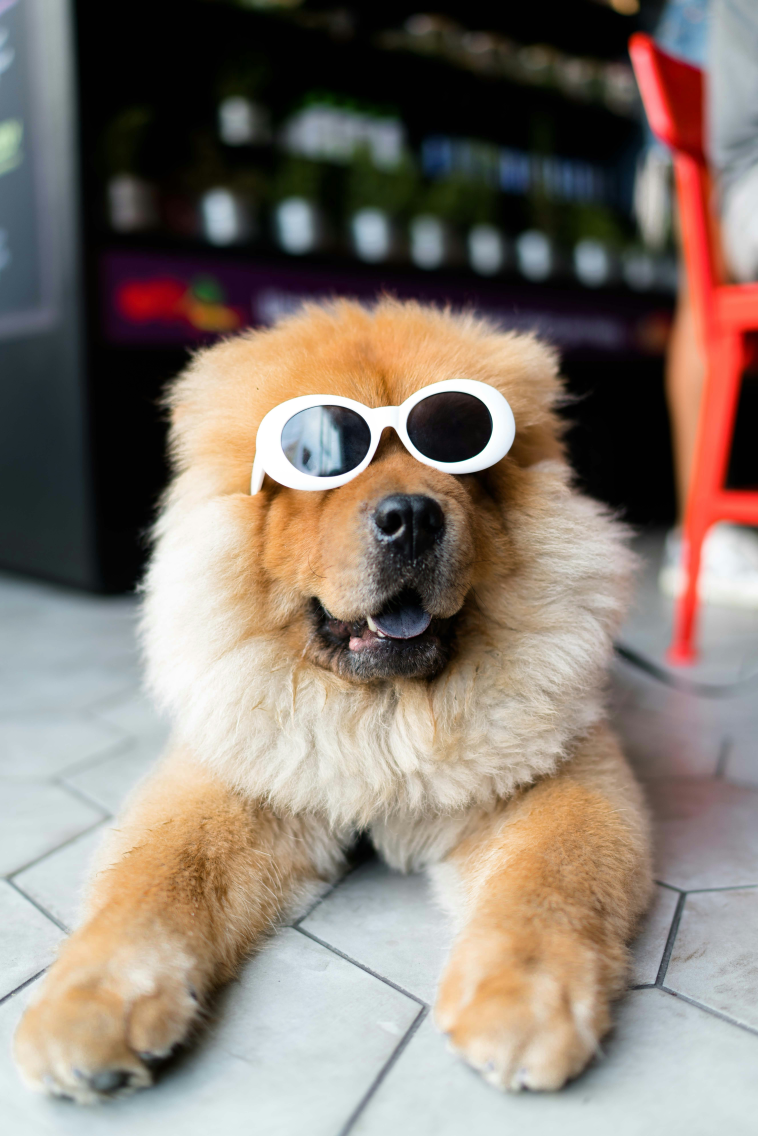
#> input picture phase 2/session 3/dog.jpg, 5304 x 7952 px (shown at 1/7 size)
$ python 'subtask 1.py'
#> lines starting #> are read from the running program, lines starting #| are printed output that depends on the picture
import numpy as np
import matplotlib.pyplot as plt
import cv2


def convolve(image,kernel):
    k_rows, k_columns = kernel.shape
    kernel =np.flipud(np.fliplr(kernel))

    i_rows,i_columns=image.shape
    pad_h=k_rows//2
    pad_v=k_columns//2
    padded=np.pad(image,((pad_h,pad_h),(pad_v,pad_v)),mode="constant",constant_values=0)

    output_image=np.zeros_like(image,dtype=float)
    for i in range(i_rows):
        for j in range(i_columns):
            region=padded[i:i+k_rows,j:j+k_columns]
            output_image[i,j]=np.sum(region*kernel)
    output_image= np.clip(output_image, 0, 255).astype(np.uint8)
    return output_image

image_path=input("enter the image path:")
#> the answer given: dog.jpg
image=cv2.imread(image_path,cv2.IMREAD_GRAYSCALE)
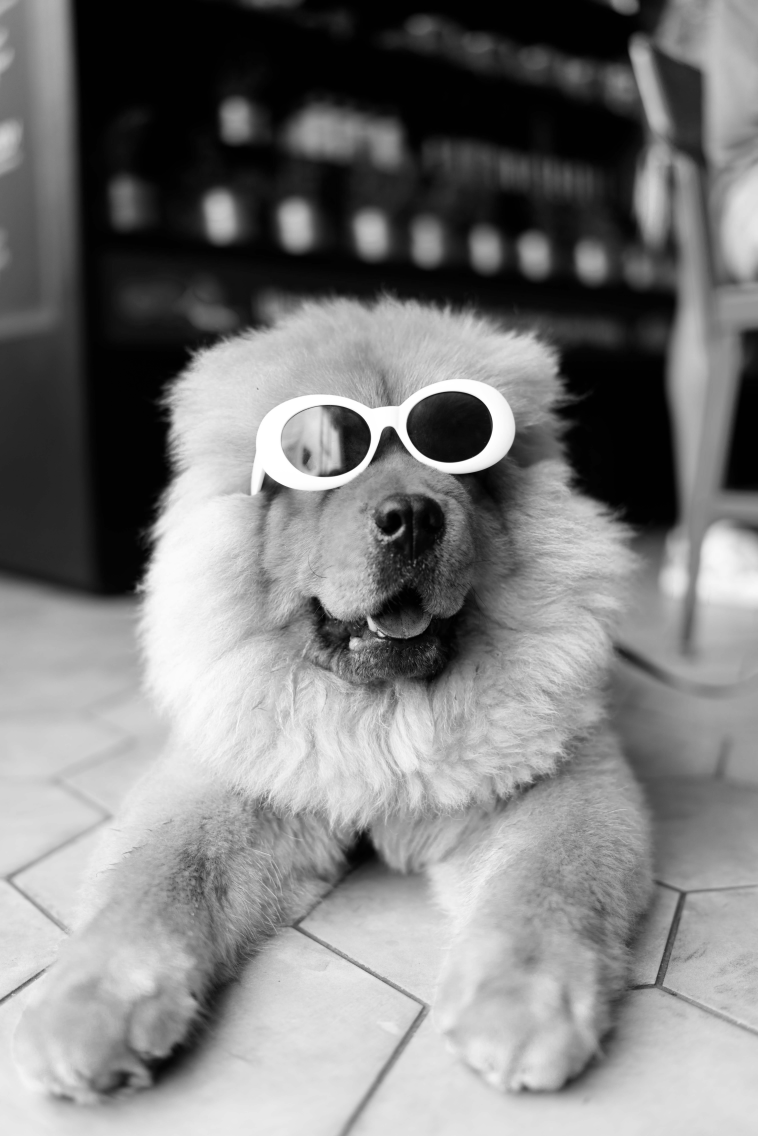
#> image: shape (7952, 5304) (shown at 1/7 size); min 0, max 255, mean 125.7

image=cv2.resize(image, (800, 600))
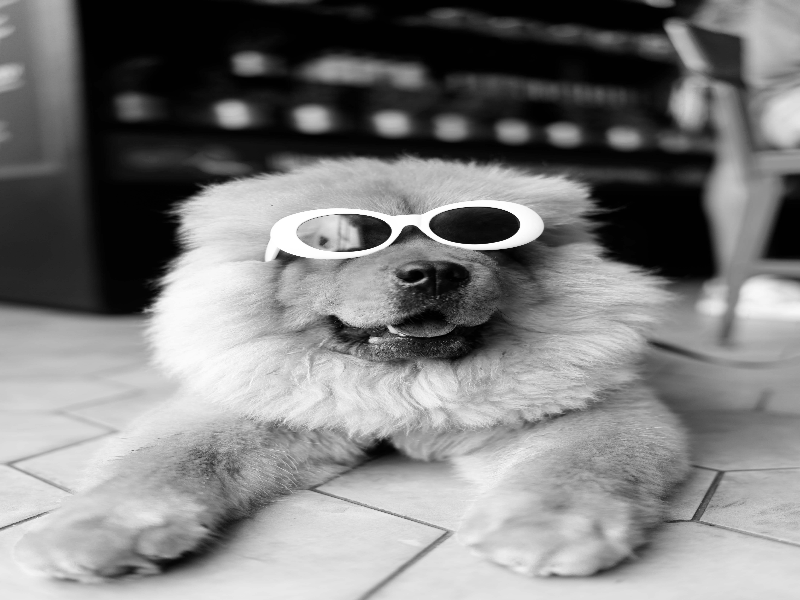
#> image: shape (600, 800); min 0, max 255, mean 125.6


if image is None:
    print("Error couldn't load an image")


#test
img = image
gaussian_filtered = cv2.GaussianBlur(img, (5, 5), 1)
median_filtered = cv2.medianBlur(img, 5)

fig, axes = plt.subplots(2, 3, figsize=(8, 8))
axes[0, 0].imshow(img,cmap='gray')
axes[0, 0].set_title('Original Image')
axes[0, 0].axis('off')
axes[0, 1].imshow(convolve(img, np.ones((5, 5)) / 25),cmap='gray')
#> in convolve, `kernel =np.flipud(np.fliplr(kernel))`: kernel = [[0.04, 0.04, 0.04, 0.04, 0.04], [0.04, 0.04, 0.04, 0.04, 0.04], [0.04, 0.04, 0.04, 0.04, 0.04], [0.04, 0.04, 0.04, 0.04, 0.04], [0.04, 0.04, 0.04, 0.04, 0.04]]
#> in convolve, `padded=np.pad(image,((pad_h,pad_h),(pad_v,pad_v)),mode="constant",cons..`:
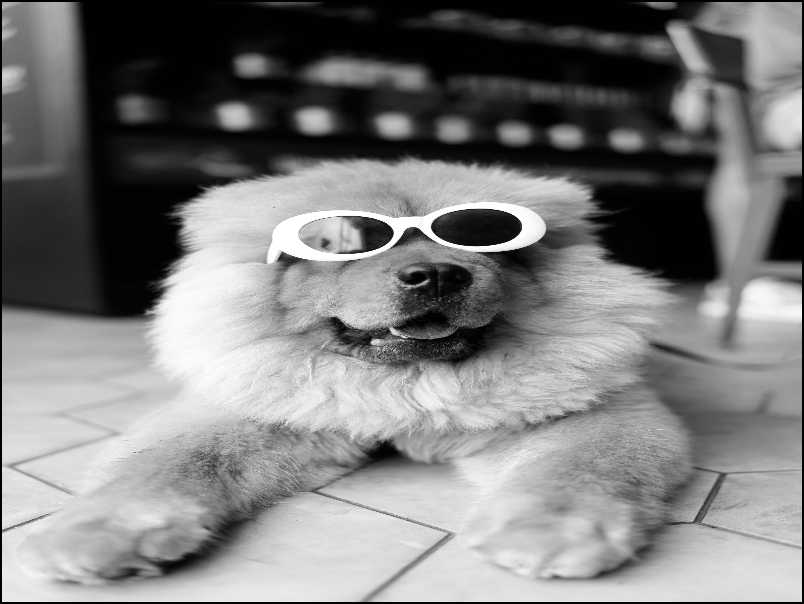
#> padded: shape (604, 804); min 0, max 255, mean 124.2
axes[0, 1].set_title('Box Filter')
axes[0, 1].axis('off')

axes[1, 0].imshow(convolve(img, np.array([[-1, 0, 1], [-2, 0, 2], [-1, 0, 1]])),cmap='gray'
)
#> in convolve (call 2), `kernel =np.flipud(np.fliplr(kernel))`: kernel = [[1, 0, -1], [2, 0, -2], [1, 0, -1]]
#> after the loop in convolve (call 2), `for i in range(i_rows):`:
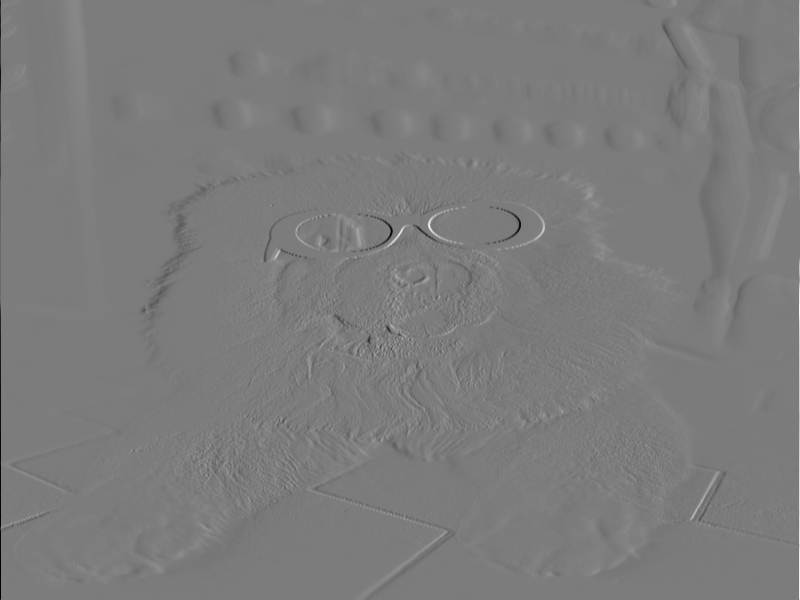
#> output_image: shape (600, 800) float64; min -940, max 988, mean 0; drawn with min black and max white
#> in convolve (call 2), `output_image= np.clip(output_image, 0, 255).astype(np.uint8)`:
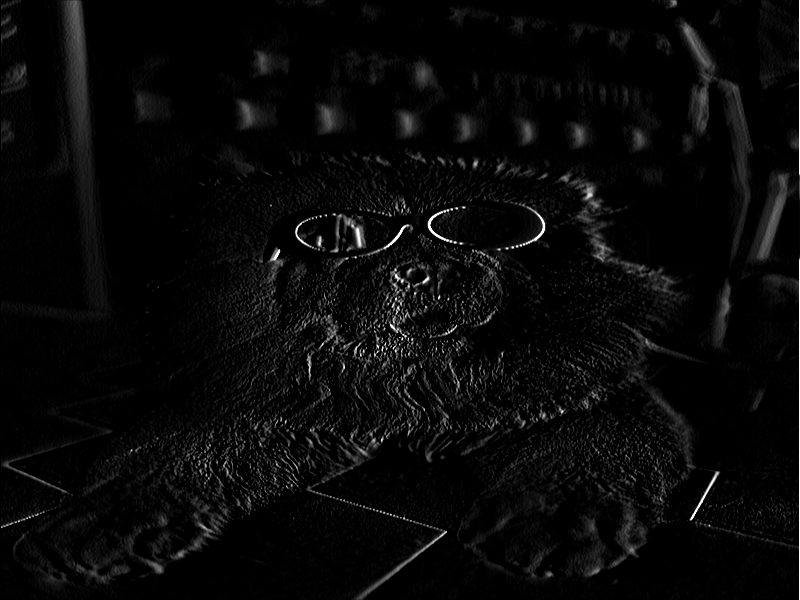
#> output_image: shape (600, 800); min 0, max 255, mean 8.6
axes[1, 0].set_title('Horizontal Sobel Filter')
axes[1, 0].axis('off')

axes[1, 1].imshow(convolve(img, np.array([[-1, -2, -1], [0, 0, 0], [1, 2, 1]])),cmap='gray'
)
#> in convolve (call 3), `kernel =np.flipud(np.fliplr(kernel))`: kernel = [[1, 2, 1], [0, 0, 0], [-1, -2, -1]]
#> after the loop in convolve (call 3), `for i in range(i_rows):`:
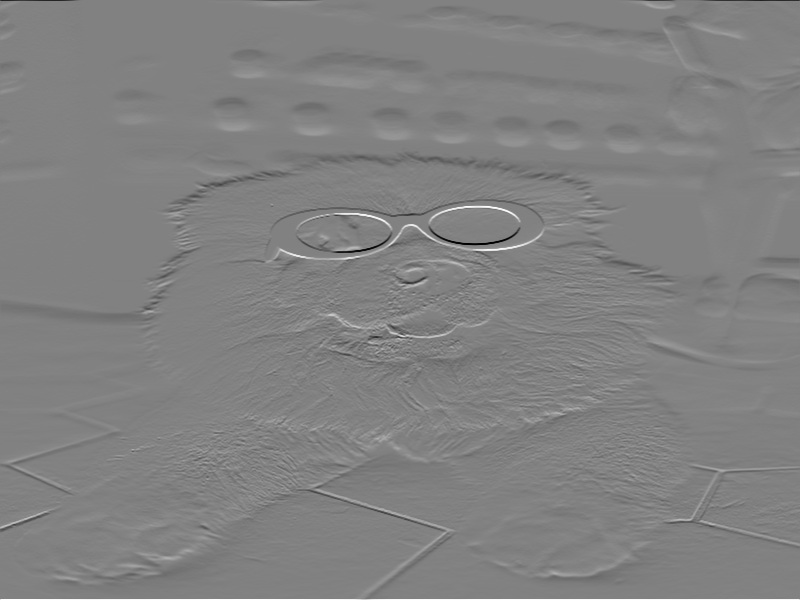
#> output_image: shape (600, 800) float64; min -969, max 935, mean -1.2; drawn with min black and max white
#> in convolve (call 3), `output_image= np.clip(output_image, 0, 255).astype(np.uint8)`:
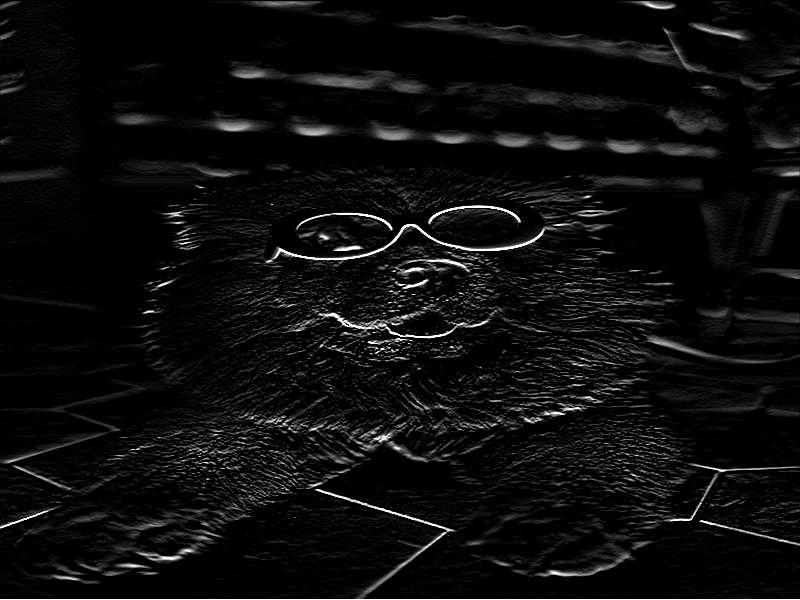
#> output_image: shape (600, 800); min 0, max 255, mean 12.8
axes[1, 1].set_title('Vertical Sobel Filter')
axes[1, 1].axis('off')

axes[1, 2].imshow(gaussian_filtered,cmap='gray')
axes[1, 2].set_title("Gaussian Filter")
axes[1, 2].axis('off')

axes[0, 2].imshow(median_filtered,cmap='gray')
axes[0, 2].set_title("Median Filter")
axes[0, 2].axis('off')

plt.show()
